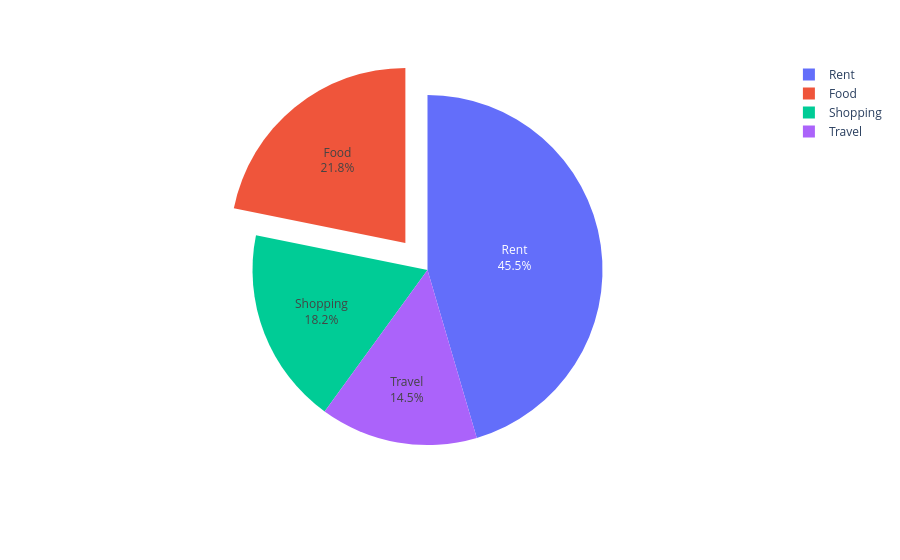

Notebook source saved alongside this figure:
### Markdown cell above
# 10. You are given monthly expense data categorized into different spending types.

Tasks:

Create a DataFrame df_expense containing:

Expense categories (like Food, Rent, Travel, Shopping)

Amount spent in each category

Visualize the data such that:

Each category is represented as a portion of a circle based on its contribution

Use a set of soft, visually distinct colors

The chart includes a clear title

Enhance the visualization further:

Display both the percentage and category name inside each slice

Ensure labels are placed inside the slices

Slightly separate (highlight) one important category from the rest

### Code cell
import pandas as pd
import plotly.express as px

df_expense = pd.DataFrame({
    "Category": ["Food", "Rent", "Travel", "Shopping"],
    "Amount": [12000, 25000, 8000, 10000]
})

fig=px.pie(data_frame=df_expense,names="Category",values="Amount")
fig.update_traces(textinfo="percent+label",textposition="inside",pull=[0.2,0,0])

### Figure 1 — Plotly figure (JSON) as saved in the notebook; plotly's stock layout.template omitted (floating-point values rounded to 4 significant figures)
{"data": [{"domain": {"x": [0, 1], "y": [0, 1]}, "hovertemplate": "Category=%{label}<br>Amount=%{value}<extra></extra>", "labels": ["Food", "Rent", "Travel", "Shopping"], "legendgroup": "", "name": "", "pull": [0.2, 0, 0], "showlegend": true, "textinfo": "percent+label", "textposition": "inside", "type": "pie", "values": [12000, 25000, 8000, 10000]}], "layout": {"legend": {"tracegroupgap": 0}, "margin": {"t": 60}}}
